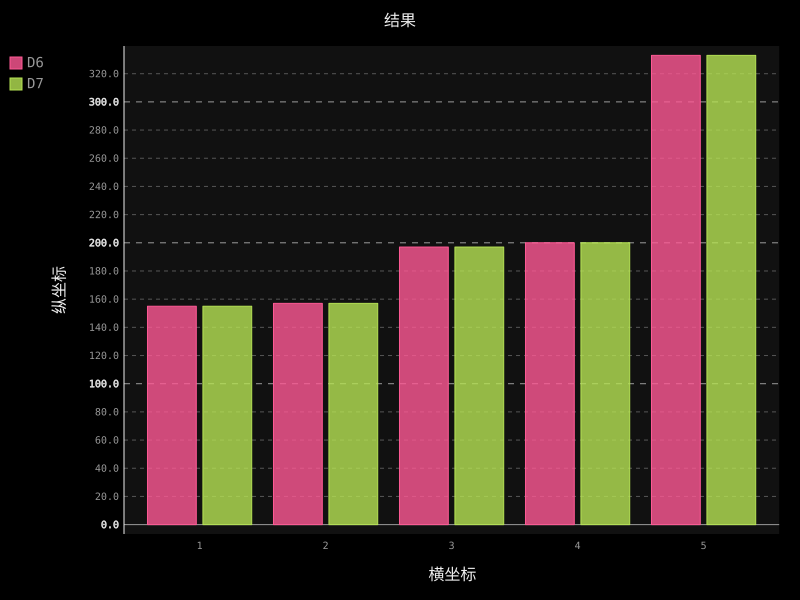

Write Python code to recreate this figure.
import pygal

frequence = [155, 157, 197, 200, 333]
frequence2 = [155, 157, 197, 200, 333]

hist = pygal.Bar()

hist.title = "结果"
hist.x_labels = ['1', '2', '3', '4', '5']
hist.x_title = "横坐标"
hist.y_title = "纵坐标"

hist.add("D6", frequence)
hist.add("D7", frequence2)
hist.render_to_file("die_visual.svg")
